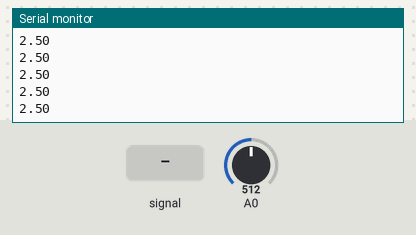
A sketch run on a simulated Arduino Uno, built with avr-gcc and run on an emulated ATmega328P. On the bench: the last lines printed to the serial monitor. The test bench sets the inputs (shaded band); at power-on: A0 = 512.

Above: at 1.2 s.
1.3 s: A0 fed a 200 Hz sine of ±81 counts around its level
At 1.43 s:
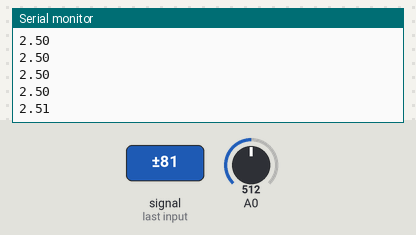
2.8 s: A0 set to 716
At 2.98 s:
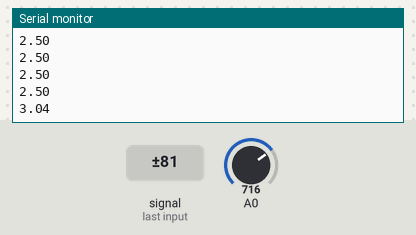
4.3 s: A0 fed a 2 Hz sine of ±306 counts around its level
At 4.53 s:
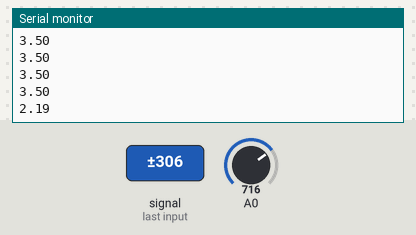
5.8 s: A0 set to 900
At 5.84 s:
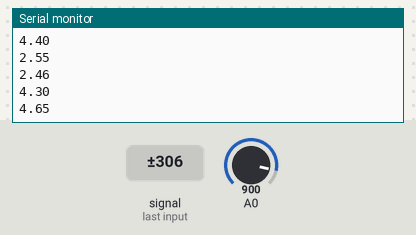
Timing chart, 0 to 8.3 s (numbered marks = the images above; inputs shaded):
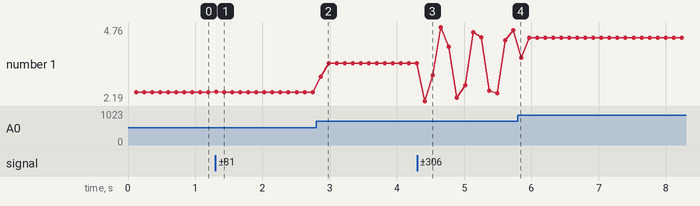

Measured:
- after the input at 1.3 s, the serial monitor: prints a new line at once (image 1)
- after the input at 2.8 s, the serial monitor: prints a new line after 0.06 s (image 2)
- after the input at 4.3 s, the serial monitor: prints a new line after 0.12 s (image 3)
- plotted number 1: 2.5 → 3.5 after the input at 2.8 s, 3.5 → 4.65 after the input at 4.3 s, 4.65 → 4.39 after the input at 5.8 s

The sketch:

photoresistor_project.ino
```cpp
void setup() {
  // put your setup code here, to run once:
Serial.begin(9600);
}

float Photoread = 0.0;

void loop() {
  Photoread = 0;
  for(int i = 0; i < 1000; i++ ){
     Photoread = Photoread + analogRead(0);
  }

Serial.println(5 * Photoread/1000 /1024);
}
```
